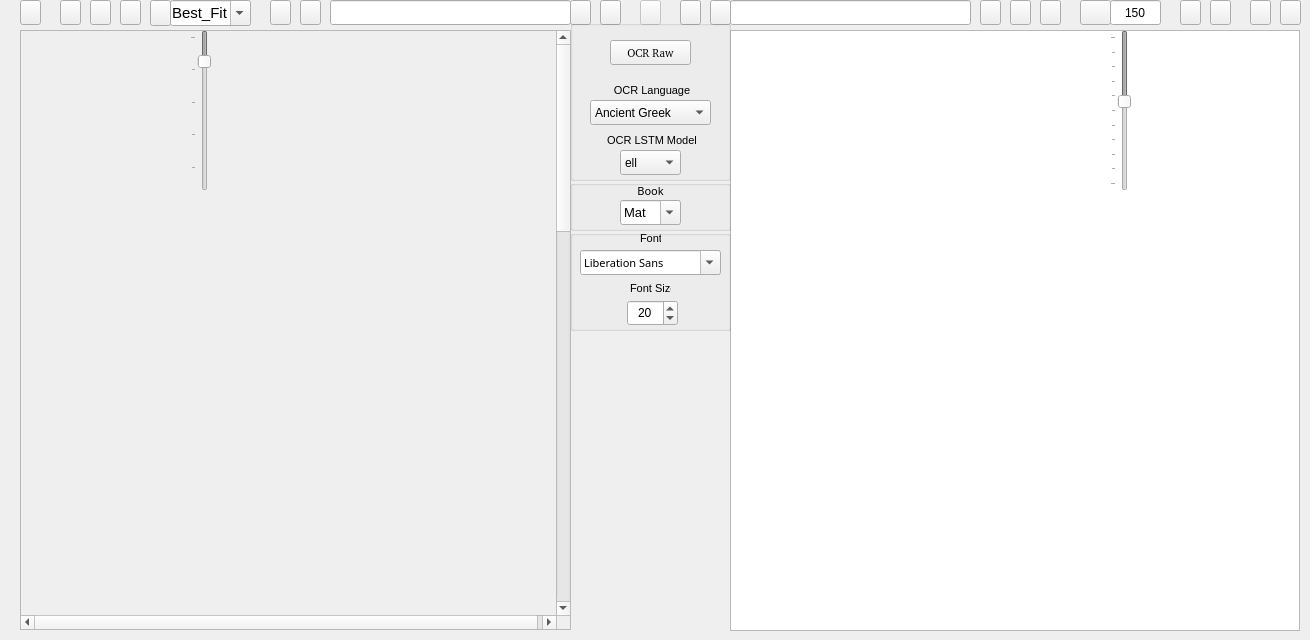
  <widget class="QWidget" name="centralwidget">
   <widget class="QScrollArea" name="ImagescrollArea">
    <property name="geometry">
     <rect>
      <x>20</x>
      <y>30</y>
      <width>551</width>
      <height>600</height>
     </rect>
    </property>
    <property name="sizePolicy">
     <sizepolicy hsizetype="Preferred" vsizetype="Preferred">
      <horstretch>0</horstretch>
      <verstretch>0</verstretch>
     </sizepolicy>
    </property>
    <property name="minimumSize">
     <size>
      <width>501</width>
      <height>600</height>
     </size>
    </property>
    <property name="widgetResizable">
     <bool>true</bool>
    </property>
    <property name="alignment">
     <set>Qt::AlignLeading|Qt::AlignLeft|Qt::AlignTop</set>
    </property>
    <widget class="QWidget" name="ImagescrollAreaWidgetContents">
     <property name="geometry">
      <rect>
       <x>0</x>
       <y>0</y>
       <width>540</width>
       <height>1740</height>
      </rect>
     </property>
     <property name="sizePolicy">
      <sizepolicy hsizetype="Maximum" vsizetype="Maximum">
       <horstretch>0</horstretch>
       <verstretch>0</verstretch>
      </sizepolicy>
     </property>
     <property name="minimumSize">
      <size>
       <width>540</width>
       <height>1740</height>
      </size>
     </property>
     <property name="sizeIncrement">
      <size>
       <width>0</width>
       <height>0</height>
      </size>
     </property>
     <property name="baseSize">
      <size>
       <width>520</width>
       <height>700</height>
      </size>
     </property>
     <widget class="QLabel" name="Image">
      <property name="geometry">
       <rect>
        <x>0</x>
        <y>2</y>
        <width>540</width>
        <height>1751</height>
       </rect>
      </property>
      <property name="sizePolicy">
       <sizepolicy hsizetype="Expanding" vsizetype="Expanding">
        <horstretch>0</horstretch>
        <verstretch>0</verstretch>
       </sizepolicy>
      </property>
      <property name="minimumSize">
       <size>
        <width>540</width>
        <height>1740</height>
       </size>
      </property>
      <property name="baseSize">
       <size>
        <width>520</width>
        <height>700</height>
       </size>
      </property>
      <property name="text">
       <string/>
      </property>
      <property name="scaledContents">
       <bool>false</bool>
      </property>
     </widget>
    </widget>
   </widget>
   <widget class="QPushButton" name="OpenImageFilebutton">
    <property name="geometry">
     <rect>
      <x>20</x>
      <y>0</y>
      <width>21</width>
      <height>25</height>
     </rect>
    </property>
    <property name="font">
     <font>
      <family>FROMVS [MAXR]</family>
      <pointsize>8</pointsize>
     </font>
    </property>
    <property name="toolTip">
     <string>Open current image</string>
    </property>
    <property name="text">
     <string/>
    </property>
    <property name="icon">
     <iconset resource="../UI_Icons.qrc">
      <normaloff>:/Icons/Icons/folder-open-image.png</normaloff>:/Icons/Icons/folder-open-image.png</iconset>
    </property>
   </widget>
   <widget class="QLineEdit" name="ImageLe">
    <property name="geometry">
     <rect>
      <x>330</x>
      <y>0</y>
      <width>241</width>
      <height>25</height>
     </rect>
    </property>
    <property name="toolTip">
     <string>Current image name</string>
    </property>
   </widget>
   <widget class="QPushButton" name="EditCorrectedTextbutton">
    <property name="geometry">
     <rect>
      <x>980</x>
      <y>0</y>
      <width>21</width>
      <height>25</height>
     </rect>
    </property>
    <property name="font">
     <font>
      <family>FROMVS [MAXR]</family>
      <pointsize>8</pointsize>
     </font>
    </property>
    <property name="toolTip">
     <string>Open current text(.txt,.csv) file</string>
    </property>
    <property name="text">
     <string/>
    </property>
    <property name="icon">
     <iconset resource="../UI_Icons.qrc">
      <normaloff>:/Icons/Icons/folder-open-document-text.png</normaloff>:/Icons/Icons/folder-open-document-text.png</iconset>
    </property>
   </widget>
   <widget class="QPushButton" name="SaveAsOCRCorrTextbutton">
    <property name="geometry">
     <rect>
      <x>1250</x>
      <y>0</y>
      <width>21</width>
      <height>25</height>
     </rect>
    </property>
    <property name="font">
     <font>
      <family>FROMVS [MAXR]</family>
      <pointsize>8</pointsize>
     </font>
    </property>
    <property name="toolTip">
     <string>Save current text file as...</string>
    </property>
    <property name="text">
     <string/>
    </property>
    <property name="icon">
     <iconset resource="../UI_Icons.qrc">
      <normaloff>:/Icons/Icons/disk-rename.png</normaloff>:/Icons/Icons/disk-rename.png</iconset>
    </property>
   </widget>
   <widget class="QPushButton" name="SaveOCRCorrTextbutton">
    <property name="geometry">
     <rect>
      <x>1280</x>
      <y>0</y>
      <width>21</width>
      <height>25</height>
     </rect>
    </property>
    <property name="font">
     <font>
      <family>FROMVS [MAXR]</family>
      <pointsize>8</pointsize>
     </font>
    </property>
    <property name="toolTip">
     <string>Overwrite current text file</string>
    </property>
    <property name="text">
     <string/>
    </property>
    <property name="icon">
     <iconset resource="../UI_Icons.qrc">
      <normaloff>:/Icons/Icons/disk.png</normaloff>:/Icons/Icons/disk.png</iconset>
    </property>
   </widget>
   <widget class="QTextEdit" name="OCRText">
    <property name="geometry">
     <rect>
      <x>730</x>
      <y>30</y>
      <width>570</width>
      <height>601</height>
     </rect>
    </property>
    <property name="minimumSize">
     <size>
      <width>540</width>
      <height>600</height>
     </size>
    </property>
    <property name="font">
     <font>
      <pointsize>8</pointsize>
     </font>
    </property>
   </widget>
   <widget class="QPushButton" name="Writerbutton">
    <property name="geometry">
     <rect>
      <x>1180</x>
      <y>0</y>
      <width>21</width>
      <height>25</height>
     </rect>
    </property>
    <property name="toolTip">
     <string>Edit current text(.txt) file with OpenOffice Writer</string>
    </property>
    <property name="text">
     <string/>
    </property>
    <property name="icon">
     <iconset resource="../UI_Icons.qrc">
      <normaloff>:/Icons/Icons/libreoffice-writer.png</normaloff>:/Icons/Icons/libreoffice-writer.png</iconset>
    </property>
   </widget>
   <widget class="QPushButton" name="Calcbutton">
    <property name="geometry">
     <rect>
      <x>1210</x>
      <y>0</y>
      <width>21</width>
      <height>25</height>
     </rect>
    </property>
    <property name="toolTip">
     <string>Edit current text(.csv) file with OpenOffice Calc</string>
    </property>
    <property name="text">
     <string/>
    </property>
    <property name="icon">
     <iconset resource="../UI_Icons.qrc">
      <normaloff>:/Icons/Icons/libreoffice-calc.png</normaloff>:/Icons/Icons/libreoffice-calc.png</iconset>
    </property>
   </widget>
   <widget class="QPushButton" name="reloadTextbutton">
    <property name="geometry">
     <rect>
      <x>710</x>
      <y>0</y>
      <width>21</width>
      <height>25</height>
     </rect>
    </property>
    <property name="toolTip">
     <string>Reload current text</string>
    </property>
    <property name="text">
     <string/>
    </property>
    <property name="icon">
     <iconset resource="../UI_Icons.qrc">
      <normaloff>:/Icons/Icons/reload-text.png</normaloff>:/Icons/Icons/reload-text.png</iconset>
    </property>
   </widget>
   <widget class="QPushButton" name="reloadImagebutton">
    <property name="geometry">
     <rect>
      <x>570</x>
      <y>0</y>
      <width>21</width>
      <height>25</height>
     </rect>
    </property>
    <property name="toolTip">
     <string>Reload current image</string>
    </property>
    <property name="text">
     <string/>
    </property>
    <property name="icon">
     <iconset resource="../UI_Icons.qrc">
      <normaloff>:/Icons/Icons/reload.png</normaloff>:/Icons/Icons/reload.png</iconset>
    </property>
   </widget>
   <widget class="QPushButton" name="Gimpbutton">
    <property name="geometry">
     <rect>
      <x>60</x>
      <y>0</y>
      <width>21</width>
      <height>25</height>
     </rect>
    </property>
    <property name="toolTip">
     <string>Edit images with Gimp</string>
    </property>
    <property name="text">
     <string/>
    </property>
    <property name="icon">
     <iconset resource="../UI_Icons.qrc">
      <normaloff>:/Icons/Icons/gimp.png</normaloff>:/Icons/Icons/gimp.png</iconset>
    </property>
   </widget>
   <widget class="QPushButton" name="Deskewbutton">
    <property name="geometry">
     <rect>
      <x>90</x>
      <y>0</y>
      <width>21</width>
      <height>25</height>
     </rect>
    </property>
    <property name="font">
     <font>
      <pointsize>8</pointsize>
     </font>
    </property>
    <property name="toolTip">
     <string>Deskew current image</string>
    </property>
    <property name="text">
     <string/>
    </property>
    <property name="icon">
     <iconset resource="../UI_Icons.qrc">
      <normaloff>:/Icons/Icons/deskew_clear.png</normaloff>:/Icons/Icons/deskew_clear.png</iconset>
    </property>
   </widget>
   <widget class="QPushButton" name="PrevImgButton">
    <property name="geometry">
     <rect>
      <x>270</x>
      <y>0</y>
      <width>21</width>
      <height>25</height>
     </rect>
    </property>
    <property name="toolTip">
     <string>Previous current image - !pair independent</string>
    </property>
    <property name="text">
     <string/>
    </property>
    <property name="icon">
     <iconset resource="../UI_Icons.qrc">
      <normaloff>:/Icons/Icons/back_image.png</normaloff>:/Icons/Icons/back_image.png</iconset>
    </property>
   </widget>
   <widget class="QPushButton" name="NextImgButton">
    <property name="geometry">
     <rect>
      <x>300</x>
      <y>0</y>
      <width>21</width>
      <height>25</height>
     </rect>
    </property>
    <property name="toolTip">
     <string>Next current image - !pair independent</string>
    </property>
    <property name="text">
     <string/>
    </property>
    <property name="icon">
     <iconset resource="../UI_Icons.qrc">
      <normaloff>:/Icons/Icons/forward_image.png</normaloff>:/Icons/Icons/forward_image.png</iconset>
    </property>
   </widget>
   <widget class="QPushButton" name="PrevTxtButton">
    <property name="geometry">
     <rect>
      <x>1010</x>
      <y>0</y>
      <width>21</width>
      <height>25</height>
     </rect>
    </property>
    <property name="toolTip">
     <string>Previous current text - !pair independent</string>
    </property>
    <property name="text">
     <string/>
    </property>
    <property name="icon">
     <iconset resource="../UI_Icons.qrc">
      <normaloff>:/Icons/Icons/back_text.png</normaloff>:/Icons/Icons/back_text.png</iconset>
    </property>
   </widget>
   <widget class="QPushButton" name="NextTxtButton">
    <property name="geometry">
     <rect>
      <x>1040</x>
      <y>0</y>
      <width>21</width>
      <height>25</height>
     </rect>
    </property>
    <property name="toolTip">
     <string>Next current text - !pair independent</string>
    </property>
    <property name="text">
     <string/>
    </property>
    <property name="icon">
     <iconset resource="../UI_Icons.qrc">
      <normaloff>:/Icons/Icons/forward_text.png</normaloff>:/Icons/Icons/forward_text.png</iconset>
    </property>
   </widget>
   <widget class="QPushButton" name="BothNextButton">
    <property name="geometry">
     <rect>
      <x>680</x>
      <y>0</y>
      <width>21</width>
      <height>25</height>
     </rect>
    </property>
    <property name="toolTip">
     <string>Next current image|text pair</string>
    </property>
    <property name="text">
     <string/>
    </property>
    <property name="icon">
     <iconset resource="../UI_Icons.qrc">
      <normaloff>:/Icons/Icons/ui-button-navigation.png</normaloff>:/Icons/Icons/ui-button-navigation.png</iconset>
    </property>
   </widget>
   <widget class="QPushButton" name="BothPrevButton">
    <property name="geometry">
     <rect>
      <x>600</x>
      <y>0</y>
      <width>21</width>
      <height>25</height>
     </rect>
    </property>
    <property name="toolTip">
     <string>Previous current image|text pair</string>
    </property>
    <property name="text">
     <string/>
    </property>
    <property name="icon">
     <iconset resource="../UI_Icons.qrc">
      <normaloff>:/Icons/Icons/ui-button-navigation-back.png</normaloff>:/Icons/Icons/ui-button-navigation-back.png</iconset>
    </property>
   </widget>
   <widget class="QPushButton" name="BothLoadButton">
    <property name="enabled">
     <bool>false</bool>
    </property>
    <property name="geometry">
     <rect>
      <x>640</x>
      <y>0</y>
      <width>21</width>
      <height>25</height>
     </rect>
    </property>
    <property name="toolTip">
     <string>Load current image|text pair</string>
    </property>
    <property name="text">
     <string/>
    </property>
    <property name="icon">
     <iconset resource="../UI_Icons.qrc">
      <normaloff>:/Icons/Icons/documents1.png</normaloff>:/Icons/Icons/documents1.png</iconset>
    </property>
   </widget>
   <widget class="QGroupBox" name="OCRgroupBox">
    <property name="geometry">
     <rect>
      <x>570</x>
      <y>20</y>
      <width>161</width>
      <height>161</height>
     </rect>
    </property>
    <property name="title">
     <string/>
    </property>
    <widget class="QComboBox" name="OCRlangComboBox">
     <property name="geometry">
      <rect>
       <x>20</x>
       <y>80</y>
       <width>121</width>
       <height>25</height>
      </rect>
     </property>
     <property name="toolTip">
      <string>Select OCR language</string>
     </property>
     <property name="locale">
      <locale language="English" country="UnitedStates"/>
     </property>
     <property name="editable">
      <bool>false</bool>
     </property>
     <item>
      <property name="text">
       <string>Ancient Greek</string>
      </property>
     </item>
     <item>
      <property name="text">
       <string>Middle Greek</string>
      </property>
     </item>
     <item>
      <property name="text">
       <string>Modern Greek</string>
      </property>
     </item>
     <item>
      <property name="text">
       <string>Hebrew</string>
      </property>
     </item>
     <item>
      <property name="text">
       <string>Latin</string>
      </property>
     </item>
    </widget>
    <widget class="QLabel" name="OCRlanglabel">
     <property name="geometry">
      <rect>
       <x>40</x>
       <y>60</y>
       <width>81</width>
       <height>20</height>
      </rect>
     </property>
     <property name="font">
      <font>
       <pointsize>8</pointsize>
      </font>
     </property>
     <property name="text">
      <string> OCR Language</string>
     </property>
     <property name="alignment">
      <set>Qt::AlignCenter</set>
     </property>
    </widget>
    <widget class="QLabel" name="OCRModellabel">
     <property name="geometry">
      <rect>
       <x>30</x>
       <y>110</y>
       <width>101</width>
       <height>20</height>
      </rect>
     </property>
     <property name="font">
      <font>
       <pointsize>8</pointsize>
      </font>
     </property>
     <property name="toolTip">
      <string>Select OCR LSTM model</string>
     </property>
     <property name="text">
      <string> OCR LSTM Model</string>
     </property>
     <property name="alignment">
      <set>Qt::AlignCenter</set>
     </property>
    </widget>
    <widget class="QComboBox" name="OCRModelComboBox">
     <property name="geometry">
      <rect>
       <x>50</x>
       <y>130</y>
       <width>61</width>
       <height>25</height>
      </rect>
     </property>
     <property name="toolTip">
      <string>Select OCR language model</string>
     </property>
     <property name="locale">
      <locale language="English" country="UnitedStates"/>
     </property>
     <property name="editable">
      <bool>false</bool>
     </property>
     <item>
      <property name="text">
       <string>ell</string>
      </property>
     </item>
     <item>
      <property name="text">
       <string>grc</string>
      </property>
     </item>
     <item>
      <property name="text">
       <string>feg</string>
      </property>
     </item>
     <item>
      <property name="text">
       <string>heb</string>
      </property>
     </item>
     <item>
      <property name="text">
       <string>feh</string>
      </property>
     </item>
     <item>
      <property name="text">
       <string>lat</string>
      </property>
     </item>
     <item>
      <property name="text">
       <string>fel</string>
      </property>
     </item>
    </widget>
    <widget class="QPushButton" name="OCRbutton">
     <property name="geometry">
      <rect>
       <x>40</x>
       <y>20</y>
       <width>81</width>
       <height>25</height>
      </rect>
     </property>
     <property name="font">
      <font>
       <family>FROMVS [MAXR]</family>
       <pointsize>8</pointsize>
      </font>
     </property>
     <property name="toolTip">
      <string>OCR current image</string>
     </property>
     <property name="text">
      <string>OCR Raw</string>
     </property>
     <property name="icon">
      <iconset resource="../UI_Icons.qrc">
       <normaloff>:/Icons/Icons/ocr3.png</normaloff>:/Icons/Icons/ocr3.png</iconset>
     </property>
    </widget>
   </widget>
   <widget class="QLineEdit" name="TextLE">
    <property name="geometry">
     <rect>
      <x>730</x>
      <y>0</y>
      <width>241</width>
      <height>25</height>
     </rect>
    </property>
   </widget>
   <widget class="QGroupBox" name="SessiongroupBox">
    <property name="geometry">
     <rect>
      <x>570</x>
      <y>180</y>
      <width>161</width>
      <height>51</height>
     </rect>
    </property>
    <property name="title">
     <string/>
    </property>
    <widget class="QLabel" name="booklabel">
     <property name="geometry">
      <rect>
       <x>50</x>
       <y>0</y>
       <width>61</width>
       <height>21</height>
      </rect>
     </property>
     <property name="font">
      <font>
       <family>FROMVS</family>
       <pointsize>8</pointsize>
       <weight>50</weight>
       <italic>false</italic>
       <bold>false</bold>
      </font>
     </property>
     <property name="text">
      <string>Book</string>
     </property>
     <property name="alignment">
      <set>Qt::AlignCenter</set>
     </property>
    </widget>
    <widget class="QComboBox" name="bookComboBox">
     <property name="geometry">
      <rect>
       <x>50</x>
       <y>20</y>
       <width>61</width>
       <height>25</height>
      </rect>
     </property>
     <property name="font">
      <font>
       <pointsize>10</pointsize>
      </font>
     </property>
     <property name="toolTip">
      <string>Bible book current image|text directory</string>
     </property>
     <property name="editable">
      <bool>true</bool>
     </property>
     <item>
      <property name="text">
       <string>Mat</string>
      </property>
     </item>
     <item>
      <property name="text">
       <string>Mar</string>
      </property>
     </item>
     <item>
      <property name="text">
       <string>Luk</string>
      </property>
     </item>
     <item>
      <property name="text">
       <string>Joh</string>
      </property>
     </item>
     <item>
      <property name="text">
       <string>Act</string>
      </property>
     </item>
     <item>
      <property name="text">
       <string>Rom</string>
      </property>
     </item>
     <item>
      <property name="text">
       <string>1Co</string>
      </property>
     </item>
     <item>
      <property name="text">
       <string>2Co</string>
      </property>
     </item>
     <item>
      <property name="text">
       <string>Gal</string>
      </property>
     </item>
     <item>
      <property name="text">
       <string>Eph</string>
      </property>
     </item>
     <item>
      <property name="text">
       <string>Php</string>
      </property>
     </item>
     <item>
      <property name="text">
       <string>Col</string>
      </property>
     </item>
     <item>
      <property name="text">
       <string>1Th</string>
      </property>
     </item>
     <item>
      <property name="text">
       <string>2Th</string>
      </property>
     </item>
     <item>
      <property name="text">
       <string>1Ti</string>
      </property>
     </item>
     <item>
      <property name="text">
       <string>2Ti</string>
      </property>
     </item>
     <item>
      <property name="text">
       <string>Tit</string>
      </property>
     </item>
     <item>
      <property name="text">
       <string>Phm</string>
      </property>
     </item>
     <item>
      <property name="text">
       <string>Heb</string>
      </property>
     </item>
     <item>
      <property name="text">
       <string>Jas</string>
      </property>
     </item>
     <item>
      <property name="text">
       <string>1Pe</string>
      </property>
     </item>
     <item>
      <property name="text">
       <string>2Pe</string>
      </property>
     </item>
     <item>
      <property name="text">
       <string>1Jn</string>
      </property>
     </item>
     <item>
      <property name="text">
       <string>2Jn</string>
      </property>
     </item>
     <item>
      <property name="text">
       <string>3Jn</string>
      </property>
     </item>
     <item>
      <property name="text">
       <string>Jud</string>
      </property>
     </item>
     <item>
      <property name="text">
       <string>Rev</string>
      </property>
     </item>
    </widget>
   </widget>
   <widget class="QGroupBox" name="TextgroupBox">
    <property name="geometry">
     <rect>
      <x>570</x>
      <y>230</y>
      <width>161</width>
      <height>101</height>
     </rect>
    </property>
    <property name="title">
     <string/>
    </property>
    <widget class="QLabel" name="fontlabel">
     <property name="geometry">
      <rect>
       <x>70</x>
       <y>0</y>
       <width>21</width>
       <height>17</height>
      </rect>
     </property>
     <property name="font">
      <font>
       <pointsize>8</pointsize>
      </font>
     </property>
     <property name="text">
      <string>Font</string>
     </property>
    </widget>
    <widget class="QLabel" name="fontSizelabel">
     <property name="geometry">
      <rect>
       <x>60</x>
       <y>50</y>
       <width>41</width>
       <height>17</height>
      </rect>
     </property>
     <property name="font">
      <font>
       <pointsize>8</pointsize>
      </font>
     </property>
     <property name="text">
      <string>Font Size</string>
     </property>
    </widget>
    <widget class="QSpinBox" name="fontSizeBox">
     <property name="geometry">
      <rect>
       <x>57</x>
       <y>70</y>
       <width>51</width>
       <height>26</height>
      </rect>
     </property>
     <property name="toolTip">
      <string>Select font size</string>
     </property>
     <property name="alignment">
      <set>Qt::AlignCenter</set>
     </property>
     <property name="minimum">
      <number>6</number>
     </property>
     <property name="maximum">
      <number>30</number>
     </property>
     <property name="value">
      <number>20</number>
     </property>
    </widget>
    <widget class="QFontComboBox" name="fontComboBox">
     <property name="geometry">
      <rect>
       <x>10</x>
       <y>20</y>
       <width>141</width>
       <height>25</height>
      </rect>
     </property>
     <property name="font">
      <font>
       <family>FROMVS</family>
       <pointsize>8</pointsize>
       <weight>50</weight>
       <italic>false</italic>
       <bold>false</bold>
      </font>
     </property>
     <property name="toolTip">
      <string>Select font</string>
     </property>
    </widget>
   </widget>
   <widget class="QComboBox" name="ZoomComboBox">
    <property name="geometry">
     <rect>
      <x>170</x>
      <y>0</y>
      <width>81</width>
      <height>26</height>
     </rect>
    </property>
    <property name="sizePolicy">
     <sizepolicy hsizetype="Preferred" vsizetype="Preferred">
      <horstretch>0</horstretch>
      <verstretch>0</verstretch>
     </sizepolicy>
    </property>
    <property name="font">
     <font>
      <pointsize>11</pointsize>
     </font>
    </property>
    <property name="toolTip">
     <string>Select current image zoom</string>
    </property>
    <property name="inputMethodHints">
     <set>Qt::ImhNone</set>
    </property>
    <property name="editable">
     <bool>true</bool>
    </property>
    <property name="currentText">
     <string>Best_Fit</string>
    </property>
    <property name="insertPolicy">
     <enum>QComboBox::NoInsert</enum>
    </property>
    <item>
     <property name="text">
      <string>Best_Fit</string>
     </property>
    </item>
    <item>
     <property name="text">
      <string>10 %</string>
     </property>
    </item>
    <item>
     <property name="text">
      <string>25 %</string>
     </property>
    </item>
    <item>
     <property name="text">
      <string>50 %</string>
     </property>
    </item>
    <item>
     <property name="text">
      <string>100 %</string>
     </property>
    </item>
    <item>
     <property name="text">
      <string>200 %</string>
     </property>
    </item>
   </widget>
   <widget class="QPushButton" name="Zoombutton">
    <property name="enabled">
     <bool>true</bool>
    </property>
    <property name="geometry">
     <rect>
      <x>150</x>
      <y>0</y>
      <width>21</width>
      <height>26</height>
     </rect>
    </property>
    <property name="font">
     <font>
      <pointsize>8</pointsize>
     </font>
    </property>
    <property name="toolTip">
     <string>Zoom decorator</string>
    </property>
    <property name="text">
     <string/>
    </property>
    <property name="icon">
     <iconset resource="../UI_Icons.qrc">
      <normaloff>:/Icons/Icons/image-resize1.png</normaloff>:/Icons/Icons/image-resize1.png</iconset>
    </property>
   </widget>
   <widget class="QPushButton" name="Cropbutton">
    <property name="geometry">
     <rect>
      <x>120</x>
      <y>0</y>
      <width>21</width>
      <height>25</height>
     </rect>
    </property>
    <property name="font">
     <font>
      <pointsize>8</pointsize>
     </font>
    </property>
    <property name="toolTip">
     <string>Crop current image</string>
    </property>
    <property name="text">
     <string/>
    </property>
    <property name="icon">
     <iconset resource="../UI_Icons.qrc">
      <normaloff>:/Icons/Icons/image-grey-crop.png</normaloff>:/Icons/Icons/image-grey-crop.png</iconset>
    </property>
   </widget>
   <widget class="QSlider" name="LHslider">
    <property name="enabled">
     <bool>false</bool>
    </property>
    <property name="geometry">
     <rect>
      <x>1110</x>
      <y>30</y>
      <width>21</width>
      <height>161</height>
     </rect>
    </property>
    <property name="toolTip">
     <string>Set current text line spacing</string>
    </property>
    <property name="minimum">
     <number>100</number>
    </property>
    <property name="maximum">
     <number>200</number>
    </property>
    <property name="singleStep">
     <number>2</number>
    </property>
    <property name="pageStep">
     <number>10</number>
    </property>
    <property name="value">
     <number>144</number>
    </property>
    <property name="sliderPosition">
     <number>144</number>
    </property>
    <property name="orientation">
     <enum>Qt::Vertical</enum>
    </property>
    <property name="invertedAppearance">
     <bool>true</bool>
    </property>
    <property name="tickPosition">
     <enum>QSlider::TicksAbove</enum>
    </property>
   </widget>
   <widget class="QLineEdit" name="LHlineEdit">
    <property name="geometry">
     <rect>
      <x>1110</x>
      <y>0</y>
      <width>51</width>
      <height>25</height>
     </rect>
    </property>
    <property name="toolTip">
     <string>Current text line spacing</string>
    </property>
    <property name="text">
     <string>150</string>
    </property>
    <property name="maxLength">
     <number>32767</number>
    </property>
    <property name="alignment">
     <set>Qt::AlignCenter</set>
    </property>
    <property name="placeholderText">
     <string>150</string>
    </property>
    <property name="clearButtonEnabled">
     <bool>false</bool>
    </property>
   </widget>
   <widget class="QPushButton" name="LHDialogtbutton">
    <property name="enabled">
     <bool>true</bool>
    </property>
    <property name="geometry">
     <rect>
      <x>1080</x>
      <y>0</y>
      <width>31</width>
      <height>25</height>
     </rect>
    </property>
    <property name="font">
     <font>
      <family>FROMVS [MAXR]</family>
      <pointsize>8</pointsize>
     </font>
    </property>
    <property name="toolTip">
     <string>Enable line spacing slider</string>
    </property>
    <property name="text">
     <string/>
    </property>
    <property name="icon">
     <iconset resource="../UI_Icons.qrc">
      <normaloff>:/Icons/Icons/edit-line-spacing.png</normaloff>:/Icons/Icons/edit-line-spacing.png</iconset>
    </property>
   </widget>
   <widget class="QSlider" name="Zoomslider">
    <property name="enabled">
     <bool>false</bool>
    </property>
    <property name="geometry">
     <rect>
      <x>190</x>
      <y>30</y>
      <width>21</width>
      <height>161</height>
     </rect>
    </property>
    <property name="toolTip">
     <string>Set current text line spacing</string>
    </property>
    <property name="minimum">
     <number>10</number>
    </property>
    <property name="maximum">
     <number>100</number>
    </property>
    <property name="singleStep">
     <number>1</number>
    </property>
    <property name="pageStep">
     <number>20</number>
    </property>
    <property name="value">
     <number>25</number>
    </property>
    <property name="sliderPosition">
     <number>25</number>
    </property>
    <property name="orientation">
     <enum>Qt::Vertical</enum>
    </property>
    <property name="invertedAppearance">
     <bool>true</bool>
    </property>
    <property name="tickPosition">
     <enum>QSlider::TicksAbove</enum>
    </property>
   </widget>
  </widget>
